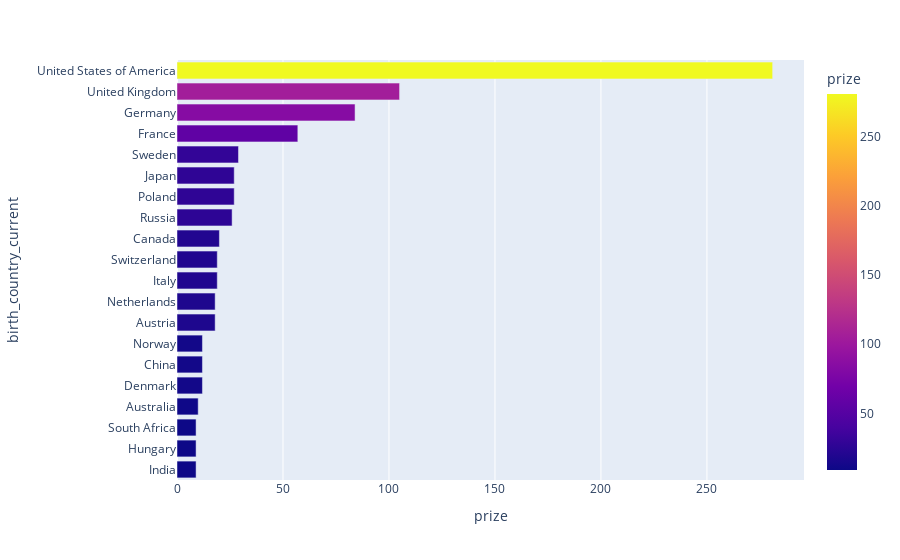

The code cell stored with this chart in its notebook:
### Code cell
fig = px.bar(top20_country, x='prize', orientation='h', color='prize')

fig.show()

### Figure 1 — Plotly figure (JSON) as saved in the notebook; plotly's stock layout.template omitted (floating-point values rounded to 4 significant figures)
{"data": [{"alignmentgroup": "True", "hovertemplate": "prize=%{marker.color}<br>birth_country_current=%{y}<extra></extra>", "legendgroup": "", "marker": {"color": [9, 9, 9, 10, 12, 12, 12, 18, 18, 19, 19, 20, 26, 27, 27, 29, 57, 84, 105, 281], "coloraxis": "coloraxis", "pattern": {"shape": ""}}, "name": "", "offsetgroup": "", "orientation": "h", "showlegend": false, "textposition": "auto", "type": "bar", "x": [9, 9, 9, 10, 12, 12, 12, 18, 18, 19, 19, 20, 26, 27, 27, 29, 57, 84, 105, 281], "xaxis": "x", "y": ["India", "Hungary", "South Africa", "Australia", "Denmark", "China", "Norway", "Austria", "Netherlands", "Italy", "Switzerland", "Canada", "Russia", "Poland", "Japan", "Sweden", "France", "Germany", "United Kingdom", "United States of America"], "yaxis": "y"}], "layout": {"barmode": "relative", "coloraxis": {"colorbar": {"title": {"text": "prize"}}, "colorscale": [[0, "#0d0887"], [0.1111, "#46039f"], [0.2222, "#7201a8"], [0.3333, "#9c179e"], [0.4444, "#bd3786"], [0.5556, "#d8576b"], [0.6667, "#ed7953"], [0.7778, "#fb9f3a"], [0.8889, "#fdca26"], [1, "#f0f921"]]}, "legend": {"tracegroupgap": 0}, "margin": {"t": 60}, "xaxis": {"anchor": "y", "domain": [0, 1], "title": {"text": "prize"}}, "yaxis": {"anchor": "x", "domain": [0, 1], "title": {"text": "birth_country_current"}}}}
